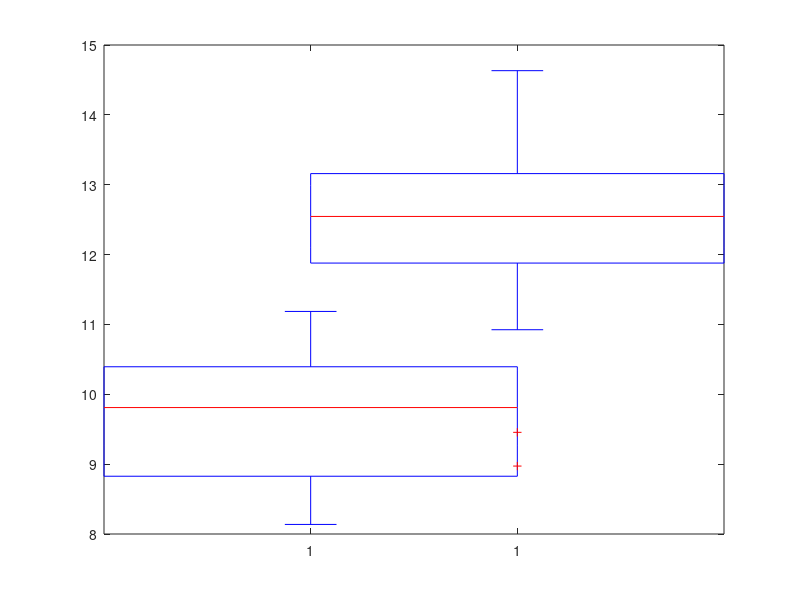

Recreate this plot in MATLAB. (Note: this script raises an error after producing the figure.)
close all
%Based on published data from:
%https://www.ncbi.nlm.nih.gov/pubmed/12510865

subjectData = [
    1	24	79	184	23.33	42.3
    2	22	80	182	24.15	53.7
    3	22	74	180	22.84	53.2
    4	22	73	176	23.57	50.1
    5	22	72	183	21.50	50.0
    6	21	59	171	20.18	42.8
    7	24	71	180	21.94	46.8
    8	25	73	172	24.68	51.8
    9	22	70	180	21.60	56.3
    10	26	60	174	19.82	58.8
    11	24	77	179	24.03	44.7
    12	26	86	186	24.86	49.4
    13	28	71	176	22.92	55.4
    14	21	65	173	21.72	55.8
    15	24	68	177	21.71	53.6
    16	22	70	183	20.90	50.0
    17	23	79	176	25.50	53.1
    18	21	73	188	20.65	52.2
    19	29	68	176	21.95	59.4
    20	22	77	180	23.77	48.4
    21	29	87	180	26.85	40.6
    ];

%
muscleType =[
1	53.9	46.1	33.1	13.0
2	64.9	35.1	35.1	0
3	55.3	44.7	44.7	0
4	52.7	47.3	41.8	5.5
5	38.7	61.3	47.2	14.1
6	61.1	38.9	38.9	0
7	49.2	50.8	41.0	9.8
8	82.5	17.5	17.5	0
9	68.3	31.7	31.7	0
10	66.0	34.0	34.0	0
11	57.7	42.3	38.3	4.0
12	16.1	83.9	54.3	29.6
13	44.2	55.8	34.7	21.1
14	45.6	54.4	45.9	8.5
15	46.0	54.0	46.9	7.1
16	57.9	42.1	29.4	12.7
17	70.2	29.8	29.8	0
18	43.3	56.7	45.6	11.1
19	79.2	20.8	20.8	0
20	71.7	28.3	28.3	0
21	69.6	30.4	30.4	0
];

%subject W %ofvO2max W max
LT = [1	150	59.5	250
2	270	75.1	345
3	210	67.5	310
4	210	70.4	337
5	120	46.5	265
6	120	56.4	240
7	120	49.4	258
8	180	60.5	305
9	150	51.9	303
10	150	54.0	280
11	150	59.7	273
12	150	48.4	317
13	150	53.8	292
14	150	54.2	282
15	150	53.0	270
16	150	59.2	270
17	150	47.7	330
18	120	42.8	302
19	210	63.0	330
20	180	63.4	305
21	180	67.8	292
];

% subject intercept slope
linFit = [1	451.6	10.227
2	552.86	9.81
3	426.71	10.394
4	710.29	8.62
5	715.5	8.137
6	335	8.803
7	462.5	9.83
8	392.6	10.556
9	521.4	9.7
10	454.2	9.413
11	552.8	9.94
12	612.6	9.233
13	404.8	11.12
14	454.5	10.103
15	577.8	8.827
16	485.2	10.487
17	633.3	8.743
18	629.5	8.497
19	179.14	11.186
20	577.73	9.668
21	405.33	10.562
];

observedVsExpected = [
    1	3344	3008	336
    2	4299	3987	312
    3	3933	3649	284
    4	3660	3615	45
    5	3600	2872	728
    6	2526	2448	78
    7	3324	2999	325
    8	3779	3612	167
    9	3944	3461	483
    10	3525	3090	435
    11	3438	3266	172
    12	4252	3539	713
    13	3931	3652	279
    14	3626	3304	322
    15	3643	2961	682
    16	3503	3317	186
    17	4197	3519	678
    18	3811	3196	615
    19	4038	3871	167
    20	3726	3526	200
    21	3530	3489	41
    ];


slope1 = linFit(:,3);
deltaW = LT(:,4)-LT(:,2);
O2LT = linFit(:,2) + LT(:,2) .* linFit(:,3);
O2VO2max = observedVsExpected(:,2);
slope2 = (O2VO2max-O2LT)./deltaW;

deltas = [slope1;slope2];
groups = [ones(length(slope1),1); 2 * ones(length(slope2),1)];

groupNames = {'low W', 'high W'};
h = boxplot(deltas, groups, 'Orientation',  'vertical',  'Colors', 'k', 'Widths', 1);
set(h(7,:),'Visible','off')
set(gca,'xticklabel', groupNames)  
ylim([0 17])
ylabel('dO2/dW')

color = [67 116 160; 151 185 224]/255;
h = findobj(gca,'Tag','Box');
for j=1:length(h)
    currentColor = color((mod(j,2)+1),:);
    a = patch(get(h(j),'XData'),get(h(j),'YData'), currentColor);
    uistack(a,'bottom');
end
%uistack(a,'bottom');
p = ranksum(deltas(groups==1),deltas(groups==2));
%[h p] = ttest(deltas(groups==1),deltas(groups==2));

text(1, 4, sprintf('p=%2.2e', p))
ylim([0 16])
color2 = [215 86 40]/256;
hold all
xvals = 0.5*rand(length(slope1),1);
xvals = xvals-mean(xvals);
scatter(1 + xvals, slope1, 20, 'MarkerFaceColor', color2,'MarkerEdgeColor', color2, 'MarkerFaceAlpha', 0.5, 'MarkerEdgeAlpha', 0.6)
scatter(2 + xvals, slope2, 20, 'MarkerFaceColor', color2,'MarkerEdgeColor', color2, 'MarkerFaceAlpha', 0.5, 'MarkerEdgeAlpha', 0.6)


text(0.3, median(slope1), sprintf('%2.1f', median(slope1)))
text(1.3, median(slope2), sprintf('%2.1f', median(slope2)))

%%
% figure()
% cutOff = median(subjectData(:,6));
% exerciseGroup = subjectData(:,6)>cutOff;
% groups = [1+exerciseGroup; 3+exerciseGroup];
% 
% h = boxplot(deltas, groups, 'Orientation',  'vertical',  'Colors', 'k', 'Widths', 1);
% %set(h(7,:),'Visible','off')
% set(gca, 'xtick', [1.5 3.5])
% set(gca,'xticklabel', groupNames)  
% ylim([0 17])
% ylabel('dO2/dW')
% 
% color = [67 116 160; 151 185 224]/255;
% h = findobj(gca,'Tag','Box');
% for j=1:length(h)
%     currentColor = color((mod(j,2)+1),:);
%     a = patch(get(h(j),'XData'),get(h(j),'YData'), currentColor);
%     uistack(a,'bottom');
% end
% 
% p = ranksum(deltas(groups==1),deltas(groups==2));
% text(1, 4, sprintf('p=%2.2f', p))
% 
% %[h p] = ttest(deltas(groups==1),deltas(groups==2));
% 
% p = ranksum(deltas(groups==3),deltas(groups==4));
% text(3, 4, sprintf('p=%2.2f', p))
% 
% legend('VO2/kg <52 (11 subjects)', 'VO2/kg >52 (10 subjects)')
% legend boxoff


